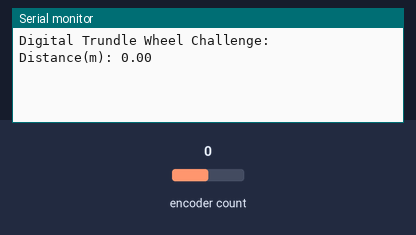
Bench run of a sketch on a simulated Arduino Uno, built with avr-gcc and run on an emulated ATmega328P. Shown: the last lines printed to the serial monitor. The inputs (shaded band) are chosen by the test bench; at power-on: encoder count 0.

Above: at 1.2 s.
1.3 s: encoder count set to 1
At 2.5 s:
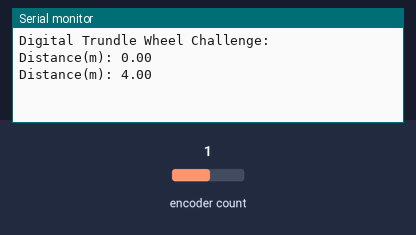
2.8 s: encoder count set to 2
At 3.8 s:
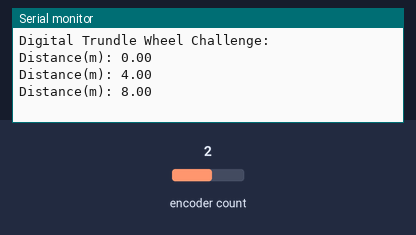

The sketch:

trundleWheel.ino
```cpp
/* Digital Trundle Wheel
   takes input from a 6 cycle (4 positions per cycle) quadrature encoder
*/

// include encoder library
#include <Encoder.h>

// change these two numbers (if needed) to enable pins connected to encoder
Encoder myEnc(2, 3); //enable pins with interrupt capability

long oldPosition  = -999;
float distance;

void setup()
{
  Serial.begin(9600);
  Serial.println("Digital Trundle Wheel Challenge: ");
}

void loop()
{
  long newPosition = myEnc.read();

  // check if encoder has moved
  if (newPosition != oldPosition)
  {
    oldPosition = newPosition;

  // edit the code below to calculate the distance moved, +1 increment = (diameter*pi)/encoder count per revolution
    distance = newPosition * 1.0;
  // ***

    // output distance to the serial monitor
    Serial.print("Distance(m): ");
    Serial.println(distance);
    }
}
```

Measured:
- after the input at 1.3 s, the serial monitor: prints a new line at once (image 1)
- after the input at 2.8 s, the serial monitor: prints a new line at once (image 2)
